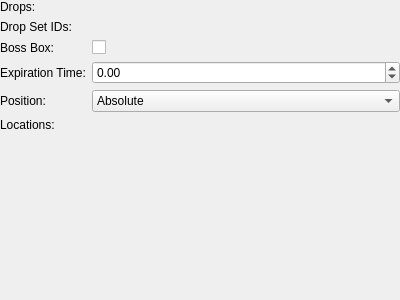
<?xml version="1.0" encoding="UTF-8"?>
<ui version="4.0">
 <class>EventMultitalk</class>
 <widget class="QWidget" name="EventMultitalk">
  <property name="geometry">
   <rect>
    <x>0</x>
    <y>0</y>
    <width>400</width>
    <height>300</height>
   </rect>
  </property>
  <layout class="QVBoxLayout" name="verticalLayout">
   <property name="leftMargin">
    <number>0</number>
   </property>
   <property name="topMargin">
    <number>0</number>
   </property>
   <property name="rightMargin">
    <number>0</number>
   </property>
   <property name="bottomMargin">
    <number>0</number>
   </property>
   <item>
    <layout class="QFormLayout" name="formLayout">
     <property name="fieldGrowthPolicy">
      <enum>QFormLayout::AllNonFixedFieldsGrow</enum>
     </property>
     <item row="0" column="0">
      <widget class="QLabel" name="lblDrops">
       <property name="text">
        <string>Drops:</string>
       </property>
      </widget>
     </item>
     <item row="1" column="0">
      <widget class="QLabel" name="lblDropSetIDs">
       <property name="text">
        <string>Drop Set IDs:</string>
       </property>
      </widget>
     </item>
     <item row="1" column="1">
      <widget class="DynamicList" name="dropSetIDs" native="true"/>
     </item>
     <item row="2" column="0">
      <widget class="QLabel" name="lblIsBossBox">
       <property name="text">
        <string>Boss Box:</string>
       </property>
      </widget>
     </item>
     <item row="2" column="1">
      <widget class="QCheckBox" name="isBossBox">
       <property name="text">
        <string/>
       </property>
      </widget>
     </item>
     <item row="3" column="0">
      <widget class="QLabel" name="lblExpirationTime">
       <property name="text">
        <string>Expiration Time:</string>
       </property>
      </widget>
     </item>
     <item row="3" column="1">
      <widget class="QDoubleSpinBox" name="expirationTime">
       <property name="minimum">
        <double>-10000.000000000000000</double>
       </property>
       <property name="maximum">
        <double>10000.000000000000000</double>
       </property>
      </widget>
     </item>
     <item row="4" column="0">
      <widget class="QLabel" name="lblPosition">
       <property name="text">
        <string>Position:</string>
       </property>
      </widget>
     </item>
     <item row="4" column="1">
      <widget class="QComboBox" name="position">
       <item>
        <property name="text">
         <string>Absolute</string>
        </property>
       </item>
       <item>
        <property name="text">
         <string>Source Relative</string>
        </property>
       </item>
      </widget>
     </item>
     <item row="5" column="0">
      <widget class="QLabel" name="lblLocations">
       <property name="text">
        <string>Locations:</string>
       </property>
      </widget>
     </item>
     <item row="0" column="1">
      <widget class="DynamicList" name="drops" native="true"/>
     </item>
     <item row="5" column="1">
      <widget class="DynamicList" name="locations" native="true"/>
     </item>
    </layout>
   </item>
  </layout>
 </widget>
 <customwidgets>
  <customwidget>
   <class>DynamicList</class>
   <extends>QWidget</extends>
   <header>DynamicList.h</header>
   <container>1</container>
  </customwidget>
 </customwidgets>
 <resources/>
 <connections/>
</ui>
